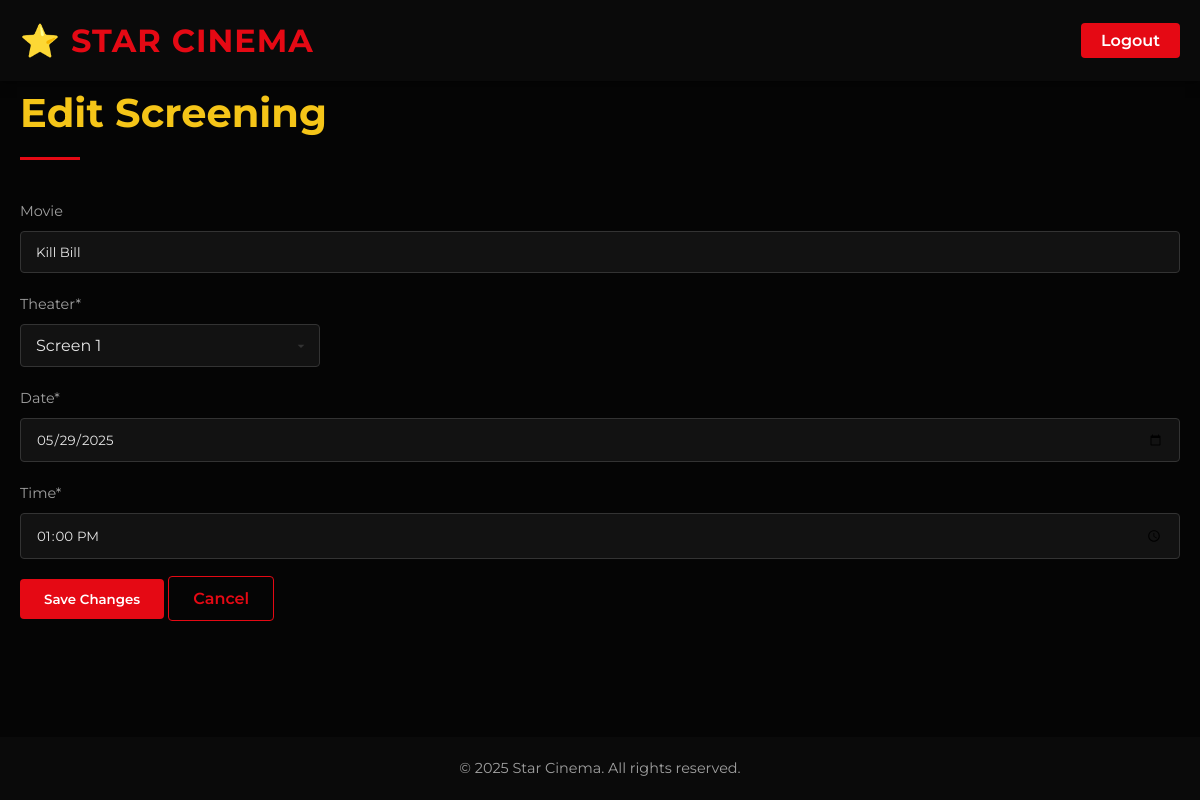
Page /edit-screening.php?id=1 (signed in) on the committed database.
### tables this page shows
CREATE TABLE movies (
    movie_id INT AUTO_INCREMENT PRIMARY KEY,
    title VARCHAR(255) NOT NULL,
    rating VARCHAR(5),
    duration INT NOT NULL,
    release_year INT NOT NULL,
    director VARCHAR(255) NOT NULL,
    cast VARCHAR(255),
    description TEXT,
    poster VARCHAR(255),
    trailer VARCHAR(255),
    start_date DATE NOT NULL,
    genre VARCHAR(70) NOT NULL
);

CREATE TABLE screenings (
    screening_id INT AUTO_INCREMENT PRIMARY KEY,
    movie_id INT,
    theater_id INT,
    date DATE,
    time TIME,
    FOREIGN KEY (movie_id) REFERENCES movies(movie_id) ON DELETE CASCADE,
    FOREIGN KEY (theater_id) REFERENCES theaters(theater_id) ON DELETE CASCADE
);

CREATE TABLE theaters (
    theater_id INT AUTO_INCREMENT PRIMARY KEY,
    theater_name VARCHAR(50) NOT NULL,
    capacity INT NOT NULL
);

### edit-screening.php (the view, shortened to what this page needs)
<?php
include("includes/header.php");
include_once("includes/connect-db.php");
if ($_SERVER["REQUEST_METHOD"] == "GET" && isset($_GET['id'])) {
    $id = intval($_GET['id']);
    $stmt = $conn->prepare("SELECT * FROM screenings WHERE screening_id = ?");
    $stmt->bind_param("i", $id);
    $stmt->execute();
    $result = $stmt->get_result();
    if ($result->num_rows > 0) {
        $screening = $result->fetch_assoc();
    } else {
        echo "<p>No screening found with that ID.</p>";
        include("includes/footer.php");
        exit();
    }
}
$movies = $conn->prepare("SELECT title FROM screenings, movies WHERE screenings.movie_id = movies.movie_id AND screening_id = ?");
$movies->bind_param("i", $id);
$movies->execute();
$movieResult = $movies->get_result();
$movie = $movieResult->fetch_assoc();
$theaters = $conn->query("SELECT theater_id, theater_name FROM theaters ORDER BY theater_name");
?>
<main class="form-page">
    <div class="container">
        <h2 class="section-title">Edit Screening</h2>
        <div class="form-container">
            <form action="" method="post" class="admin-form">
                <div class="form-grid">
                    <div class="form-group">
                        <label for="movie">Movie</label>
                        <input type="text" id="movie" name="movie" value="<?php echo htmlspecialchars($movie['title']); ?>" disabled>
                    </div>
                    <div class="form-group">
                        <label for="theater_id">Theater*</label>
                        <select id="theater_id" name="theater_id" required>
                            <?php while ($row = $theaters->fetch_assoc()): ?>
                                <option value="<?php echo $row['theater_id']; ?>" <?php if ($row['theater_id'] == $screening['theater_id']) echo 'selected'; ?>>
                                    <?php echo htmlspecialchars($row['theater_name']); ?>
                                </option>
                            <?php endwhile; ?>
                        </select>
                    </div>
                    <div class="form-group">
                        <label for="date">Date*</label>
                        <input type="date" id="date" name="date" value="<?php echo htmlspecialchars($screening['date']); ?>" required>
                    </div>
                    <div class="form-group">
                        <label for="time">Time*</label>
                        <input type="time" id="time" name="time" value="<?php echo htmlspecialchars($screening['time']); ?>" required>
                    </div>
                </div>
                <div class="form-actions">
                    <button type="submit" class="btn-primary">Save Changes</button>
                    <a href="manager.php" class="btn-secondary">Cancel</a>
                </div>
            </form>
        </div>
    </div>
</main>
<?php include("includes/footer.php"); ?>

### styles.css (style rules this page uses)
:root { --primary-color: #e50914; --primary-hover: #f40612; --secondary-color: #0a0a0a; --accent-color: #f5c518; --text-color: #e6e6e6; --text-light: #a0a0a0; --background-color: #050505; --card-color: #121212; --card-hover: #1a1a1a; --border-color: #333; }
* { margin: 0; padding: 0; box-sizing: border-box; }
body { font-family: 'Montserrat', sans-serif; line-height: 1.6; color: var(--text-color); background-color: var(--background-color); min-height: 100vh; display: flex; flex-direction: column; }
.container { width: 100%; max-width: 1200px; margin: 0 auto; padding: 0 20px; }
a { text-decoration: none; color: var(--accent-color); transition: all 0.3s ease; }
button, .btn-primary, .btn-secondary, .btn-book, .btn-login { cursor: pointer; border: none; border-radius: 4px; padding: 12px 24px; font-family: 'Montserrat', sans-serif; font-weight: 600; transition: all 0.3s ease; }
.btn-primary { background-color: var(--primary-color); color: white; }
.btn-secondary { background-color: transparent; color: var(--primary-color); border: 1px solid var(--primary-color); }
.section-title { font-family: 'Montserrat', sans-serif; font-weight: 700; font-size: 2.5rem; margin-bottom: 40px; position: relative; padding-bottom: 15px; color: var(--accent-color); }
.section-title::after { content: ''; position: absolute; bottom: 0; left: 0; width: 60px; height: 3px; background-color: var(--primary-color); }
.form-group { margin-bottom: 20px; }
.form-group label { display: block; margin-bottom: 8px; color: var(--text-light); font-size: 0.9rem; }
.form-group input, .form-group textarea, .form-group select { width: 100%; padding: 12px 15px; background-color: rgba(255, 255, 255, 0.05); border: 1px solid #333; border-radius: 4px; color: var(--text-color); font-family: 'Montserrat', sans-serif; }
select { padding: 10px 15px; font-size: 16px; border: 2px solid #555; border-radius: 6px; background-color: #fff; color: #000; appearance: none; -webkit-appearance: none; -moz-appearance: none; background-repeat: no-repeat; background-position: right 10px center; background-size: 16px 16px; width: 100%; max-width: 300px; cursor: pointer; }

### rows in the picture
movies: movie "Kill Bill"
screenings: theater_id "Screen 1", date "05/29/2025", time "13:00:00"
